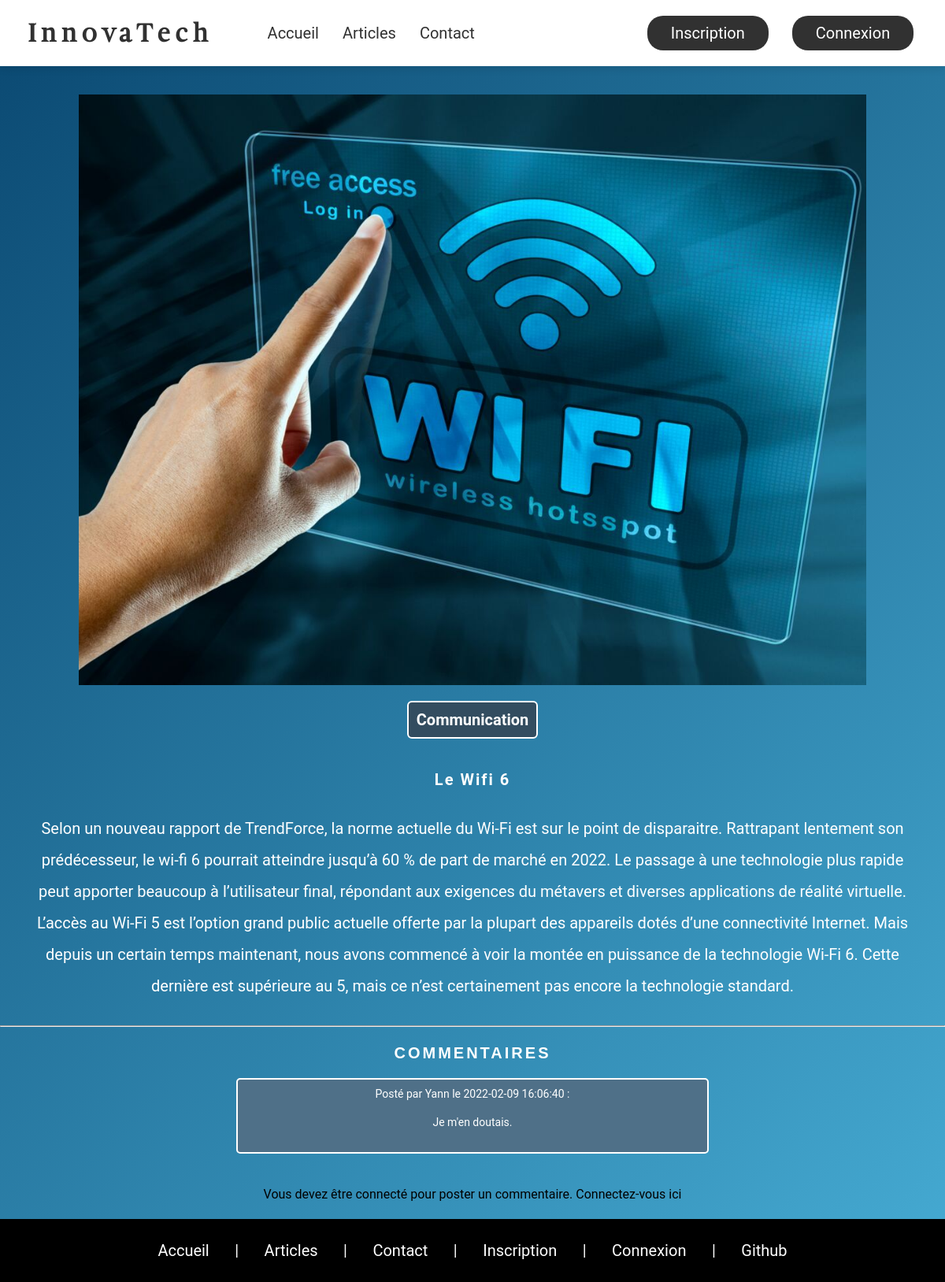
The page /view/pages/article.php?id=27 on the database its author committed.
### tables this page shows
CREATE TABLE `articles` (
  `id` int(11) NOT NULL AUTO_INCREMENT,
  `titre` varchar(80) NOT NULL,
  `article` text NOT NULL,
  `image` varchar(255) NOT NULL,
  `nom_image` varchar(255) NOT NULL,
  `id_utilisateur` int(11) NOT NULL,
  `id_categorie` int(11) NOT NULL,
  `date` timestamp NOT NULL DEFAULT CURRENT_TIMESTAMP ON UPDATE CURRENT_TIMESTAMP,
  PRIMARY KEY (`id`)
);

CREATE TABLE `categories` (
  `id` int(11) NOT NULL AUTO_INCREMENT,
  `nom` varchar(80) NOT NULL,
  PRIMARY KEY (`id`)
);

CREATE TABLE `commentaires` (
  `id` int(11) NOT NULL AUTO_INCREMENT,
  `commentaire` varchar(1024) NOT NULL,
  `id_utilisateur` int(11) NOT NULL,
  `id_article` int(11) NOT NULL,
  `date` timestamp NOT NULL DEFAULT CURRENT_TIMESTAMP ON UPDATE CURRENT_TIMESTAMP,
  PRIMARY KEY (`id`)
);

CREATE TABLE `utilisateurs` (
  `id` int(11) NOT NULL AUTO_INCREMENT,
  `login` varchar(255) NOT NULL,
  `password` varchar(255) NOT NULL,
  `email` varchar(255) NOT NULL,
  `id_droits` int(11) NOT NULL,
  PRIMARY KEY (`id`)
);

### view/pages/article.php (the view, shortened to what this page needs)
<?php
require '../common/config.php';
$msg['commentaire'] = "";
if(isset($_GET['id']) && !empty($_GET['id'])) {
    $getid = htmlspecialchars($_GET['id']);
}
$requete = $db->prepare("SELECT * FROM articles a INNER JOIN categories c ON a.id_categorie = c.id WHERE a.id = :getid");
$requete->execute(array('getid' => $getid));
$article = $requete->fetchAll(PDO::FETCH_ASSOC);
$requete = $db->prepare("SELECT * FROM commentaires c INNER JOIN utilisateurs u ON c.id_utilisateur = u.id WHERE id_article = :getid");
$requete->execute(array('getid' => $getid));
$commentaire = $requete->fetchAll(PDO::FETCH_ASSOC);
?>
<!doctype html>
<html lang="fr">
<head>
    <link rel="stylesheet" href="https://use.fontawesome.com/releases/v5.9.0/css/all.css">
    <link rel="stylesheet" href="../../public/css/styles.css">
</head>
<body>
    <header class="header">
    <?php include ('../common/header.php'); ?>
    </header>
    <main class="main2">
        <section class="page_article">
            <article class="article">
                <?php foreach($article as $key) : ?>
                    <img src="../../public/images/<?=$key['image'] ?>" alt="<?= $key['nom_image'] ?>">
                    <h1><?=$key['nom'] ?></h1>
                    <h2><?= $key['titre'] ?></h2>
                    <p><?= $key['article'] ?></p>
                <?php endforeach; ?>
            </article>
            <hr><br><br>
            <h3>Commentaires</h3>
            <?php foreach($commentaire as $key) : ?>
                <div class="commentaire">
                    <div class="com_container">
                        <p>Posté par <?= $key['login'] ?>&nbsp;le&nbsp;</p>
                        <p><?= $key['date']?> : </p>
                    </div>
                    <p><?= $key['commentaire'] ?></p>
                </div>
                <br>
            <?php endforeach; ?>
            <?php if (isset($_SESSION['id'])) : ?>
            <br><br><hr><br><br>
            <h3>Ecrivez votre commentaire</h3>
            <form class="form_commentaire" action="" method="POST">
                <textarea class="input_commentaire" type="text" name="commentaire" placeholder="Ecrivez votre commentaire..."  required="required"></textarea>
                <p><?= $msg['commentaire'] ?></p>
                <input type="submit" value="Valider" name="formsend">
            </form>
            <?php else : ?>
            <br><p class="warning">Vous devez être connecté pour poster un commentaire. Connectez-vous <a href="connexion.php">ici</a></p><br><br>
            <?php endif ?>
        </section>
    </main>
    <footer>
        <?php require '../common/footer.php'; ?>
    </footer>
</body>
</html>

### public/css/styles.css (style rules this page uses)
html { font-family: 'Roboto', sans-serif; font-size: 10px; }
body { overflow-x: hidden; }
a { color:black; }
.main2 { min-height: 90vh; background: linear-gradient(135deg, #0a4871 0%, #44a8d0 100%); }
header { width: 100%; position: fixed; top: 0; left: 0; transition: background-color .5s ease; z-index: 1000; }
.header { position: fixed; background-color: #fff; box-shadow: 0 3px 1rem rgba(0,0,0,.1); height: 8.4rem; }
.article { margin-top: 2rem; display: flex; align-items: center; flex-direction: column; }
.article img { margin-top: 20px; max-width: 1000px; max-height:1000px; width: auto; height: auto; }
.article h1 { margin-top: 20px; font-size: 20px; color: white; border: 2px solid white; background-color: #334D60; border-radius: 6px; padding: 1rem 1rem; }
.article h2 { font-size: 20px; margin-top: 40px; color: white; letter-spacing: 2px; }
.article p { margin : 20px 20px; padding: 1rem 2rem; text-align: center; color: white; line-height: 2em; font-size: 2rem; }
.commentaire { text-align: center; color: white; border: 2px solid white; border-radius: 5px; background-color: #4F7088 ; padding: 1rem 2rem; margin: 2rem 30rem; font-size: 1.4rem; }
.commentaire p { margin-bottom : 20px; }
.com_container { display:flex; justify-content:center; align-items: center; }
.page_article h3 { font-size: 20px; letter-spacing: 3px; font-family: 'Montserrat', sans-serif; text-transform: uppercase; text-align: center; color: white; }
.warning { text-align: center; font-size: 16px; }
footer { display: flex; align-items: center; justify-content: center; height: 10vh; background-color: black; min-inline-size: 70rem; position:absolute; width: 100%; text-align: center; }

### rows shown on the page
articles: image+nom_image (picture), id_categorie.nom "Communication", titre "Le Wifi 6", article "Selon un nouveau rapport de TrendForce, la norme actuelle du Wi-Fi est sur le point de disparaitre. Rattrapant lentement son prédécesseur, le wi-fi 6 pourrait atteindre jusqu’à 60 % de part de marché en 2022. Le passage à une technologie plus rapide peut apporter beaucoup à l’utilisateur final, répondant aux exigences du métavers et diverses applications de réalité virtuelle. L’accès au Wi-Fi 5 est l’option grand public actuelle offerte par la plupart des appareils dotés d’une connectivité Internet. Mais depuis un certain temps maintenant, nous avons commencé à voir la montée en puissance de la technologie Wi-Fi 6. Cette dernière est supérieure au 5, mais ce n’est certainement pas encore la…"
commentaires: id_utilisateur.login "Yann", date "2022-02-09 16:06:40", commentaire "Je m'en doutais."
